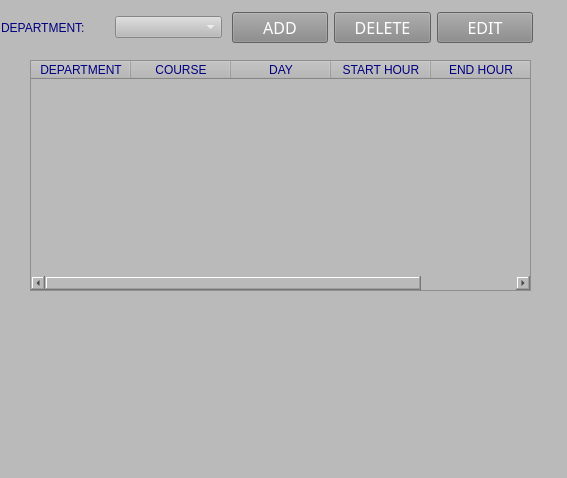
<?xml version="1.0" encoding="UTF-8"?>
<ui version="4.0">
 <class>AdminCourse</class>
 <widget class="QMainWindow" name="AdminCourse">
  <property name="geometry">
   <rect>
    <x>0</x>
    <y>0</y>
    <width>567</width>
    <height>478</height>
   </rect>
  </property>
  <property name="windowTitle">
   <string>Course</string>
  </property>
  <property name="styleSheet">
   <string notr="true">background-color: rgb(186, 186, 186);</string>
  </property>
  <widget class="QWidget" name="centralwidget">
   <widget class="QTableWidget" name="tableWidget">
    <property name="geometry">
     <rect>
      <x>30</x>
      <y>60</y>
      <width>501</width>
      <height>231</height>
     </rect>
    </property>
    <property name="styleSheet">
     <string notr="true">color: rgb(0, 0, 127);
font: 12pt &quot;Rockwell Condensed&quot;;</string>
    </property>
    <column>
     <property name="text">
      <string>DEPARTMENT</string>
     </property>
    </column>
    <column>
     <property name="text">
      <string>COURSE</string>
     </property>
    </column>
    <column>
     <property name="text">
      <string>DAY</string>
     </property>
    </column>
    <column>
     <property name="text">
      <string>START HOUR</string>
     </property>
    </column>
    <column>
     <property name="text">
      <string>END HOUR</string>
     </property>
    </column>
   </widget>
   <widget class="QLabel" name="label_8">
    <property name="geometry">
     <rect>
      <x>210</x>
      <y>310</y>
      <width>141</width>
      <height>131</height>
     </rect>
    </property>
    <property name="styleSheet">
     <string notr="true">image: url(:/newPrefix/Aydin.png);
image: url(:/newPrefix/Aydin.png);
image: url(:/newPrefix/Aydin.png);
image: url(:/newPrefix/Aydin.png);</string>
    </property>
    <property name="text">
     <string/>
    </property>
   </widget>
   <widget class="QWidget" name="layoutWidget">
    <property name="geometry">
     <rect>
      <x>1</x>
      <y>11</y>
      <width>221</width>
      <height>33</height>
     </rect>
    </property>
    <layout class="QHBoxLayout" name="horizontalLayout">
     <item>
      <widget class="QLabel" name="label">
       <property name="styleSheet">
        <string notr="true">font: 12pt &quot;Rockwell Condensed&quot;;
color: rgb(0, 0, 127);</string>
       </property>
       <property name="text">
        <string>DEPARTMENT:</string>
       </property>
      </widget>
     </item>
     <item>
      <widget class="QComboBox" name="deptCombo">
       <property name="styleSheet">
        <string notr="true">font: 12pt &quot;Rockwell Condensed&quot;;
color: rgb(255,255,255);</string>
       </property>
      </widget>
     </item>
    </layout>
   </widget>
   <widget class="QWidget" name="">
    <property name="geometry">
     <rect>
      <x>232</x>
      <y>11</y>
      <width>301</width>
      <height>33</height>
     </rect>
    </property>
    <layout class="QGridLayout" name="gridLayout">
     <item row="0" column="0">
      <widget class="QPushButton" name="btn_Add">
       <property name="font">
        <font>
         <family>Rockwell Condensed</family>
         <pointsize>12</pointsize>
         <weight>50</weight>
         <italic>false</italic>
         <bold>false</bold>
        </font>
       </property>
       <property name="styleSheet">
        <string notr="true">background-color: rgb(136, 136, 136);
color: rgb(255, 255, 255);
font: 12pt &quot;Rockwell Condensed&quot;;</string>
       </property>
       <property name="text">
        <string>ADD</string>
       </property>
      </widget>
     </item>
     <item row="0" column="1">
      <widget class="QPushButton" name="btn_Delete">
       <property name="font">
        <font>
         <family>Rockwell Condensed</family>
         <pointsize>12</pointsize>
         <weight>50</weight>
         <italic>false</italic>
         <bold>false</bold>
        </font>
       </property>
       <property name="styleSheet">
        <string notr="true">background-color: rgb(136, 136, 136);
color: rgb(255, 255, 255);
font: 12pt &quot;Rockwell Condensed&quot;;</string>
       </property>
       <property name="text">
        <string>DELETE</string>
       </property>
      </widget>
     </item>
     <item row="0" column="2">
      <widget class="QPushButton" name="btn_Edit">
       <property name="font">
        <font>
         <family>Rockwell Condensed</family>
         <pointsize>12</pointsize>
         <weight>50</weight>
         <italic>false</italic>
         <bold>false</bold>
        </font>
       </property>
       <property name="styleSheet">
        <string notr="true">background-color: rgb(136, 136, 136);
color: rgb(255, 255, 255);
font: 12pt &quot;Rockwell Condensed&quot;;</string>
       </property>
       <property name="text">
        <string>EDIT</string>
       </property>
      </widget>
     </item>
    </layout>
   </widget>
  </widget>
  <widget class="QMenuBar" name="menubar">
   <property name="geometry">
    <rect>
     <x>0</x>
     <y>0</y>
     <width>567</width>
     <height>22</height>
    </rect>
   </property>
  </widget>
  <widget class="QStatusBar" name="statusbar"/>
 </widget>
 <resources>
  <include location="../../../../Documents/masaüstü/asd.qrc"/>
 </resources>
 <connections/>
</ui>
